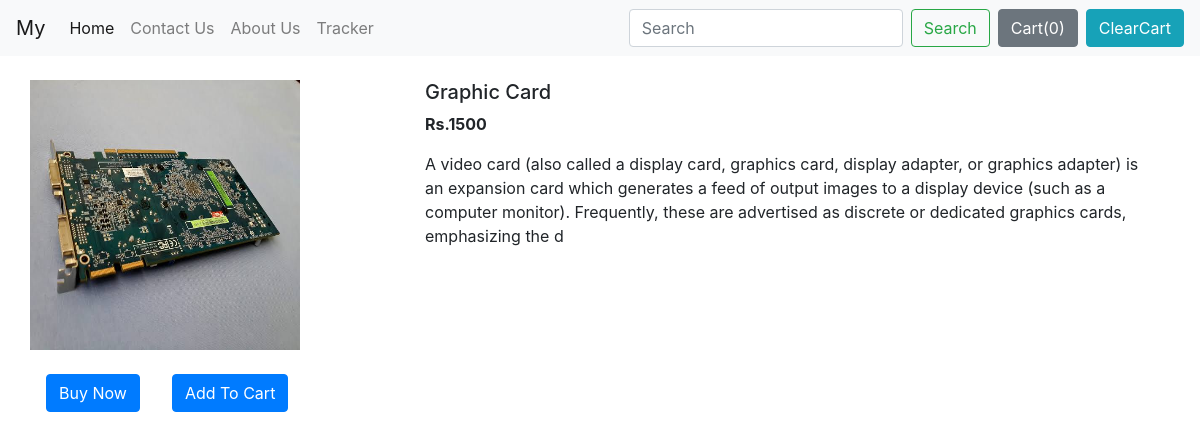
Screenshot of /shop/products/32 with the database file from the repository.
### shop/models.py (models this page shows, shortened)
class Product(models.Model):
    product_id = models.AutoField
    product_name = models.CharField(max_length=50)
    category = models.CharField(max_length=50, default="")
    subcategory = models.CharField(max_length=50, default="")
    price = models.IntegerField(default=0)
    desc = models.CharField(max_length=300)
    pub_date = models.DateField()
    image = models.ImageField(upload_to='shop/images', default="")

### shop/views.py (the view)
# urls.py: path("products/<int:myid>", views.productView, name="ProductView"),
def productView(request, myid):
    product = Product.objects.filter(id=myid)
    return render(request, 'shop/prodView.html', {'product':product[0]})

### shop/templates/shop/prodview.html (shortened to what this page needs)
{% extends 'shop/basic.html' %}
{% block body %}
<div class="container my-4">
    <div class="row">
    <div class="col-md-4">
    <div class="row">
        <img src="/media/{{product.image}}" width="270px" height="270px">
    </div>
        <div class="row">
            <button class="btn btn-primary mx-3 my-4">Buy Now</button>
            <button class="btn btn-primary mx-3 my-4">Add To Cart</button>
        </div>
    </div>
    <div class="col-md-8">
        <h5>{{product.product_name}}</h5>
        <p><b>Rs.{{product.price}} </b></p>
        <p>{{product.desc}}</p>
    </div>
    </div>
</div>
{% endblock %}

### rows the page displays
Product: image (picture), product_name "Graphic Card", price "1500", desc "A video card (also called a display card, graphics card, display adapter, or graphics adapter) is an expansion card which generates a feed of output images to a display device (such as a computer monitor). Frequently, these are advertised as discrete or dedicated graphics cards, emphasizing the d"
